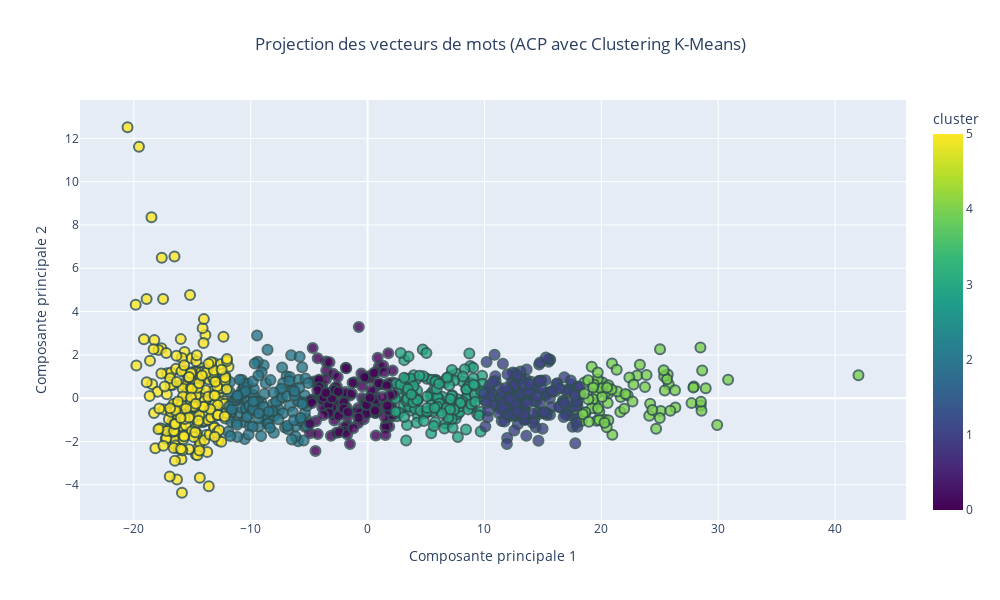

Notebook code cell kept with this figure:
### Code cell
# Normalisation des vecteurs
scaler = StandardScaler()
vectors_normalized = scaler.fit_transform(vectors)

# Réduction des vecteurs à 2 dimensions (ACP)
pca = PCA(n_components=2)
word_vectors_2d = pca.fit_transform(vectors_normalized)

# Appliquer le clustering K-Means
n_clusters = 6  
kmeans = KMeans(n_clusters=n_clusters, random_state=42)
df['cluster'] = kmeans.fit_predict(word_vectors_2d)

# Préparer les données pour le graphique
df = pd.DataFrame(word_vectors_2d, columns=['PC1', 'PC2'])
df['word'] = words  # Ajouter les mots correspondants
df['cluster'] = kmeans.labels_  # Ajouter les labels des clusters

# Créer le graphique interactif
fig = px.scatter(
    df, 
    x='PC1', 
    y='PC2',
    color='cluster',  # Utiliser les clusters pour la coloration
    hover_name='word',  # Afficher le mot lors du survol
    title="Projection des vecteurs de mots (ACP avec Clustering K-Means)",
    labels={'PC1': 'Composante principale 1', 'PC2': 'Composante principale 2'},
    color_continuous_scale='Viridis',  # Choisir une palette de couleurs
    category_orders={"cluster": [str(i) for i in range(n_clusters)]},  # Assurez-vous que les clusters sont dans un ordre compréhensible
    width = 1000,
    height = 600
)

# Personnaliser les points
fig.update_traces(marker=dict(size=10, opacity=0.8, line=dict(width=2, color='DarkSlateGrey')))

# Ajouter un titre pour la légende des clusters
fig.update_layout(
    legend_title="Clusters",
    title_x=0.5,  # Centrer le titre
)

# Afficher le graphique
fig.show()

### Figure 1 — Plotly figure (JSON) as saved in the notebook; plotly's stock layout.template omitted (floating-point values rounded to 4 significant figures; data arrays with more than 128 entries replaced by an {"elided": "..."} marker saying what was removed)
{"data": [{"hovertemplate": "<b>%{hovertext}</b><br><br>Composante principale 1=%{x}<br>Composante principale 2=%{y}<br>cluster=%{marker.color}<extra></extra>", "hovertext": {"elided": "930 str values"}, "legendgroup": "", "marker": {"color": {"elided": "930 int values"}, "coloraxis": "coloraxis", "line": {"color": "DarkSlateGrey", "width": 2}, "opacity": 0.8, "size": 10, "symbol": "circle"}, "mode": "markers", "name": "", "orientation": "v", "showlegend": false, "type": "scatter", "x": {"elided": "930 float values"}, "xaxis": "x", "y": {"elided": "930 float values"}, "yaxis": "y"}], "layout": {"coloraxis": {"colorbar": {"title": {"text": "cluster"}}, "colorscale": [[0, "#440154"], [0.1111, "#482878"], [0.2222, "#3e4989"], [0.3333, "#31688e"], [0.4444, "#26828e"], [0.5556, "#1f9e89"], [0.6667, "#35b779"], [0.7778, "#6ece58"], [0.8889, "#b5de2b"], [1, "#fde725"]]}, "height": 600, "legend": {"title": {"text": "Clusters"}, "tracegroupgap": 0}, "title": {"text": "Projection des vecteurs de mots (ACP avec Clustering K-Means)", "x": 0.5}, "width": 1000, "xaxis": {"anchor": "y", "domain": [0, 1], "title": {"text": "Composante principale 1"}}, "yaxis": {"anchor": "x", "domain": [0, 1], "title": {"text": "Composante principale 2"}}}}
